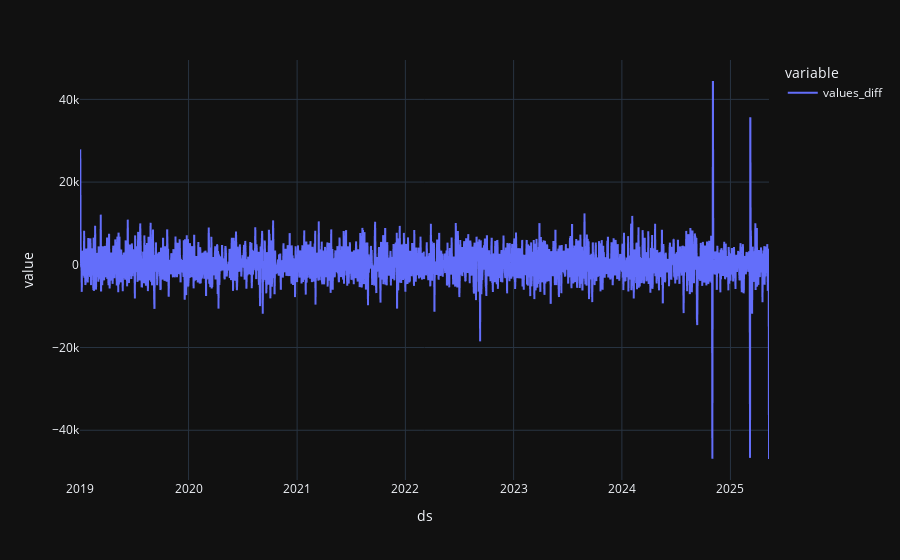

This figure's notebook cell:
### Code cell
df["values_diff"] = df["y"].diff()
df["values_diff"].plot()
# acf and pacf side by side

### Figure 1 — Plotly figure (JSON) as saved in the notebook; plotly's stock layout.template omitted (floating-point values rounded to 4 significant figures; data arrays with more than 128 entries replaced by an {"elided": "..."} marker saying what was removed)
{"data": [{"hovertemplate": "variable=values_diff<br>ds=%{x}<br>value=%{y}<extra></extra>", "legendgroup": "values_diff", "line": {"color": "#636efa", "dash": "solid"}, "marker": {"symbol": "circle"}, "mode": "lines", "name": "values_diff", "showlegend": true, "type": "scattergl", "x": {"elided": "2324 str values"}, "xaxis": "x", "y": {"elided": "2324 float values"}, "yaxis": "y"}], "layout": {"legend": {"title": {"text": "variable"}, "tracegroupgap": 0}, "margin": {"t": 60}, "xaxis": {"anchor": "y", "domain": [0, 1], "title": {"text": "ds"}}, "yaxis": {"anchor": "x", "domain": [0, 1], "title": {"text": "value"}}}}
